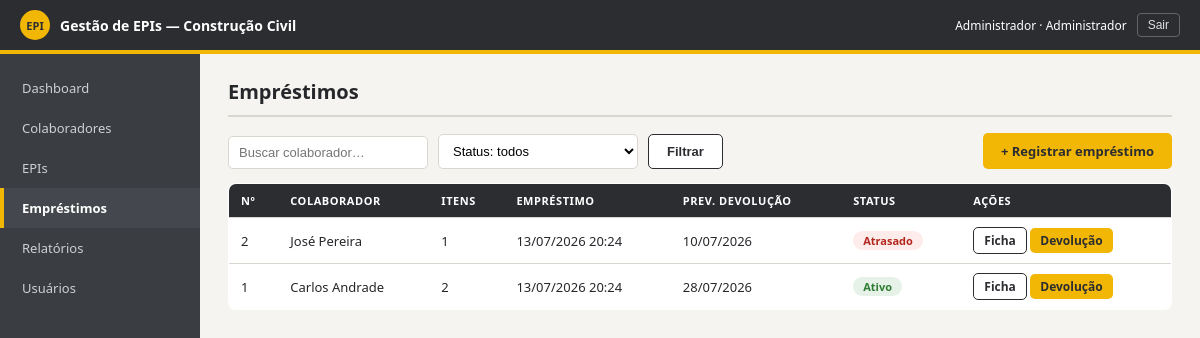
/emprestimos/ (signed in), run on an earlier commit of the app's database.
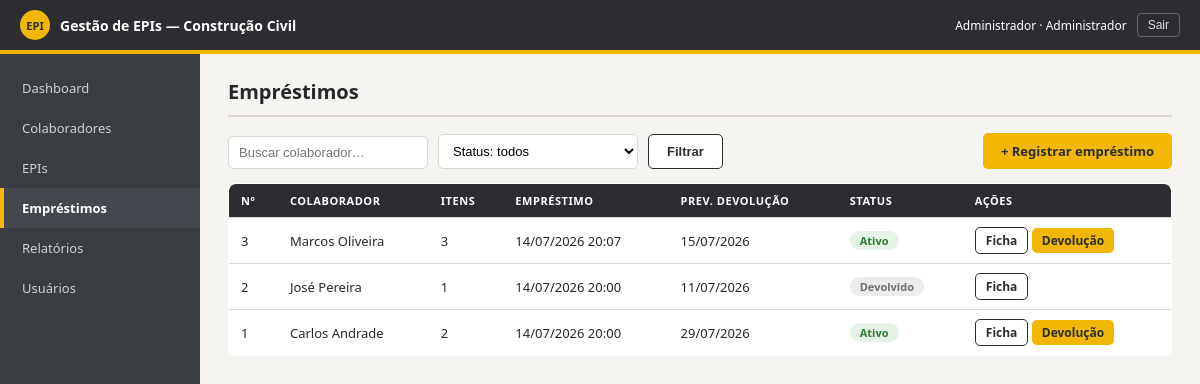
And on a later commit of the database.
### core/models.py (models this page shows, shortened)
class Usuario(AbstractUser):
    class Perfil(models.TextChoices):
        ADMINISTRADOR = 'ADMINISTRADOR', 'Administrador'
        TECNICO = 'TECNICO', 'Técnico de Segurança'
        ALMOXARIFE = 'ALMOXARIFE', 'Almoxarife'
    perfil = models.CharField('Perfil de acesso', max_length=20,
                              choices=Perfil.choices, default=Perfil.TECNICO)
    @property
    def eh_admin(self):
        return self.perfil == self.Perfil.ADMINISTRADOR or self.is_superuser

class Emprestimo(models.Model):
    class Status(models.TextChoices):
        ATIVO = 'ATIVO', 'Ativo'
        DEVOLVIDO = 'DEVOLVIDO', 'Devolvido'
        ATRASADO = 'ATRASADO', 'Atrasado'
    colaborador = models.ForeignKey(Colaborador, on_delete=models.PROTECT,
                                    related_name='emprestimos', verbose_name='Colaborador')
    usuario = models.ForeignKey('core.Usuario', on_delete=models.PROTECT,
                                related_name='emprestimos_registrados',
                                verbose_name='Registrado por')
    data_emprestimo = models.DateTimeField('Data do empréstimo', auto_now_add=True)
    data_prevista_devolucao = models.DateField('Data prevista de devolução')
    status = models.CharField('Status', max_length=10,
                              choices=Status.choices, default=Status.ATIVO)
    observacao = models.CharField('Observação', max_length=255, blank=True)
    class Meta:
        ordering = ['-data_emprestimo']
        verbose_name = 'empréstimo'
        verbose_name_plural = 'empréstimos'
    @classmethod
    def atualizar_atrasados(cls):
        cls.objects.filter(
            status=cls.Status.ATIVO,
            data_prevista_devolucao__lt=timezone.localdate(),
        ).update(status=cls.Status.ATRASADO)

class Colaborador(models.Model):
    matricula = models.CharField('Matrícula', max_length=20, unique=True)
    nome = models.CharField('Nome completo', max_length=100)
    cpf = models.CharField('CPF', max_length=14, unique=True,
                           help_text='Somente números ou no formato 000.000.000-00')
    data_nascimento = models.DateField('Data de nascimento', null=True, blank=True)
    cargo = models.CharField('Cargo', max_length=60)
    setor = models.CharField('Setor', max_length=60)
    telefone = models.CharField('Telefone', max_length=15, blank=True)
    email = models.EmailField('E-mail', blank=True)
    ativo = models.BooleanField('Ativo', default=True)
    criado_em = models.DateTimeField(auto_now_add=True)
    class Meta:
        ordering = ['nome']
        verbose_name = 'colaborador'
        verbose_name_plural = 'colaboradores'

### core/views.py (the view)
# urls.py: path('emprestimos/', views.emprestimo_lista, name='emprestimo_lista'),
@login_required
def emprestimo_lista(request):
    Emprestimo.atualizar_atrasados()
    busca = request.GET.get('q', '').strip()
    status = request.GET.get('status', '').strip()
    emprestimos = Emprestimo.objects.select_related('colaborador', 'usuario')
    if busca:
        emprestimos = emprestimos.filter(colaborador__nome__icontains=busca)
    if status:
        emprestimos = emprestimos.filter(status=status)
    return render(request, 'core/emprestimo_lista.html', {
        'emprestimos': emprestimos, 'busca': busca,
        'status_sel': status, 'status_choices': Emprestimo.Status.choices,
    })

### core/templates/core/emprestimo_lista.html (shortened to what this page needs)
{% extends 'core/base.html' %}
{% block conteudo %}
<h1>Empréstimos</h1>
<div class="filtros">
  <form method="get" class="filtros" style="margin:0;">
    <input class="campo" type="text" name="q" value="{{ busca }}" placeholder="Buscar colaborador…">
    <select class="campo" name="status">
      <option value="">Status: todos</option>
    </select>
    <button class="btn btn-secundario" type="submit">Filtrar</button>
  </form>
  <a class="btn btn-primario" style="margin-left:auto;" href="{% url 'emprestimo_novo' %}">+ Registrar empréstimo</a>
</div>
<table>
  <tr><th>Nº</th><th>Colaborador</th><th>Itens</th><th>Empréstimo</th><th>Prev. devolução</th><th>Status</th><th>Ações</th></tr>
  {% for emp in emprestimos %}
  <tr>
    <td>{{ emp.pk }}</td>
    <td>{{ emp.colaborador.nome }}</td>
    <td>{{ emp.itens.count }}</td>
    <td>{{ emp.data_emprestimo|date:'d/m/Y H:i' }}</td>
    <td>{{ emp.data_prevista_devolucao|date:'d/m/Y' }}</td>
    <td>{% if emp.status == 'ATIVO' %}<span class="tag tag-ok">Ativo</span>
        {% elif emp.status == 'ATRASADO' %}<span class="tag tag-alerta">Atrasado</span>
        {% else %}<span class="tag tag-neutro">Devolvido</span>{% endif %}</td>
    <td>
      <a class="btn btn-secundario btn-mini" href="{% url 'emprestimo_ficha' emp.pk %}">Ficha</a>
      {% if emp.status != 'DEVOLVIDO' %}
      <a class="btn btn-primario btn-mini" href="{% url 'emprestimo_devolucao' emp.pk %}">Devolução</a>
      {% endif %}
    </td>
  </tr>
  {% empty %}
  <tr><td colspan="7">Nenhum empréstimo encontrado. <a href="{% url 'emprestimo_novo' %}">Registrar o primeiro</a>.</td></tr>
  {% endfor %}
</table>
{% endblock %}

### core/templates/core/base.html (shortened to what this page needs)
{% load static %}
<!DOCTYPE html>
<html lang="pt-BR">
<head>
<link rel="stylesheet" href="{% static 'css/style.css' %}">
</head>
<body>
<header class="topbar">
  <div class="marca"><span class="capacete">EPI</span> Gestão de EPIs — Construção Civil</div>
  <div class="usuario-chip">
    <span>{{ user.get_full_name|default:user.username }} · {{ user.get_perfil_display }}</span>
    <form method="post" action="{% url 'logout' %}">{% csrf_token %}<button type="submit">Sair</button></form>
  </div>
</header>
<div class="layout">
  <nav class="menu">
    {% with atual=request.resolver_match.url_name %}
    <a href="{% url 'dashboard' %}" class="{% if atual == 'dashboard' %}ativo{% endif %}">Dashboard</a>
    <a href="{% url 'colaborador_lista' %}" class="{% if 'colaborador' in atual %}ativo{% endif %}">Colaboradores</a>
    <a href="{% url 'epi_lista' %}" class="{% if 'epi_' in atual %}ativo{% endif %}">EPIs</a>
    <a href="{% url 'emprestimo_lista' %}" class="{% if 'emprestimo' in atual %}ativo{% endif %}">Empréstimos</a>
    <a href="{% url 'relatorios' %}" class="{% if atual == 'relatorios' %}ativo{% endif %}">Relatórios</a>
    {% if user.eh_admin %}
    <a href="{% url 'usuario_lista' %}" class="{% if 'usuario' in atual %}ativo{% endif %}">Usuários</a>
    {% endif %}
    {% endwith %}
  </nav>
  <main class="conteudo">
    {% block conteudo %}{% endblock %}
  </main>
</div>
</body>
</html>

### core/static/css/style.css (style rules this page uses)
:root { --grafite:#2b2d31; --grafite-2:#3a3d42; --amarelo:#f2b705; --amarelo-esc:#c79300; --papel:#f5f4f0; --branco:#ffffff; --linha:#d9d7d0; --texto:#26272b; --cinza:#6d6f76; --ok:#2e7d32; --alerta:#b3261e; --aviso:#9a6c00; }
* { box-sizing:border-box; margin:0; padding:0; }
body { font-family:'Segoe UI',Arial,sans-serif; background:var(--papel); color:var(--texto); font-size:14px; }
a { color:inherit; }
.topbar { display:flex; justify-content:space-between; align-items:center; background:var(--grafite); color:#fff; padding:10px 20px; border-bottom:4px solid var(--amarelo); }
.marca { display:flex; align-items:center; gap:10px; font-weight:700; }
.marca .capacete { width:30px;height:30px;border-radius:50%;background:var(--amarelo); color:var(--grafite);display:flex;align-items:center;justify-content:center;font-size:11px;font-weight:800; }
.usuario-chip { font-size:12px; display:flex; align-items:center; gap:10px; }
.usuario-chip form { display:inline; }
.usuario-chip button { background:none;border:1px solid #666;color:#ddd;border-radius:4px; padding:4px 10px;cursor:pointer;font-size:12px; }
.layout { display:flex; min-height:calc(100vh - 55px); }
.menu { width:200px; background:var(--grafite-2); padding:14px 0; }
.menu a { display:block; color:#cfd0d4; text-decoration:none; padding:11px 18px; font-size:13px; border-left:4px solid transparent; }
.menu a.ativo { border-left-color:var(--amarelo); background:#44474d; color:#fff; font-weight:600; }
.conteudo { flex:1; padding:24px 28px; max-width:1100px; }
h1 { font-size:20px; margin-bottom:16px; padding-bottom:10px; border-bottom:2px solid var(--linha); }
.campo, input.campo, select.campo, textarea.campo { width:100%; border:1.5px solid var(--linha); border-radius:5px; padding:8px 10px; font-size:13px; background:#fff; }
.btn { display:inline-block; border:none; border-radius:5px; padding:9px 18px; font-size:13px; font-weight:600; cursor:pointer; text-decoration:none; }
.btn-primario { background:var(--amarelo); color:var(--grafite); }
.btn-secundario { background:#fff; border:1.5px solid var(--grafite); color:var(--grafite); }
.btn-mini { padding:4px 10px; font-size:12px; }
table { width:100%; border-collapse:collapse; background:var(--branco); border:1px solid var(--linha); border-radius:8px; overflow:hidden; font-size:13px; }
th { background:var(--grafite); color:#fff; text-align:left; padding:9px 12px; font-size:11px; text-transform:uppercase; letter-spacing:.05em; }
td { padding:9px 12px; border-top:1px solid var(--linha); }
.tag { display:inline-block; border-radius:12px; padding:2px 10px; font-size:11px; font-weight:600; }
.tag-ok { background:#e6f2e7; color:var(--ok); }
.tag-neutro { background:#ececec; color:var(--cinza); }
.filtros { display:flex; gap:10px; margin-bottom:14px; flex-wrap:wrap; align-items:flex-end; }
.filtros .campo { width:auto; min-width:200px; }

What changed in the data, as far as the page shows it:
added Emprestimo: pk "3", colaborador.nome "Marcos Oliveira", itens.count "3", data_emprestimo "14/07/2026 20:07", data_prevista_devolucao "15/07/2026", status "Ativo"
changed Emprestimo "José Pereira": data_emprestimo "13/07/2026 20:24" → "14/07/2026 20:00"; data_prevista_devolucao "10/07/2026" → "11/07/2026"; status "Atrasado Devolução" → "Devolvido"
changed Emprestimo "Carlos Andrade": data_emprestimo "13/07/2026 20:24" → "14/07/2026 20:00"; data_prevista_devolucao "28/07/2026" → "29/07/2026"
